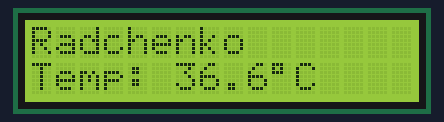
Simulated run of this sketch. Board: Arduino Uno, built with avr-gcc and run on an emulated ATmega328P. Parts: 16×2 character LCD.

Above: at 0.1 s.
At 4.2 s:
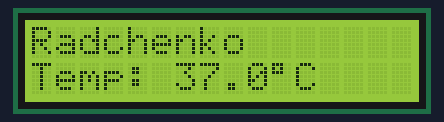
At 9.2 s:
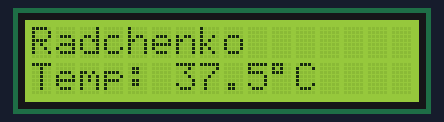
At 19.3 s:
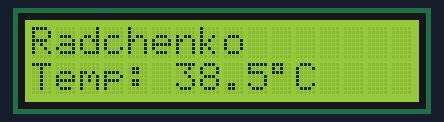
At 28.4 s:
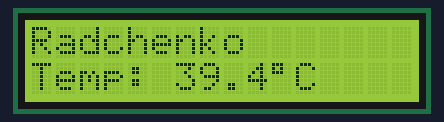
At 38.4 s:
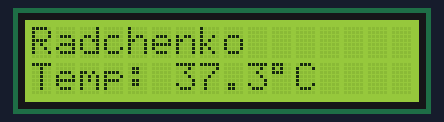

The sketch:

task7.ino
```cpp
#include <Wire.h>
#include <LiquidCrystal_I2C.h>

LiquidCrystal_I2C lcd(0x27, 16, 2);

void setup() {
  lcd.init();          // инициализация LCD
  lcd.backlight();     // включить подсветку
  lcd.clear();

  // верхняя строка — фамилия
  lcd.setCursor(0, 0);
  lcd.print("Radchenko");

  // нижняя строка — подпись Temp и стартовое значение
  lcd.setCursor(0, 1);
  lcd.print("Temp: ");
}

void loop() {
  // имитация изменения температуры
  static float temp = 36.5;
  temp += 0.1;
  if (temp > 39.5) temp = 36.5;

  // обновляем значение после "Temp: "
  lcd.setCursor(6, 1);      // после пробела
  lcd.print(temp, 1);       // 1 знак после запятой
  lcd.print((char)223);     // символ ° (градус)
  lcd.print('C');
  lcd.print(' ');           // затираем возможные хвосты

  delay(1000);
}
```

Measured:
- what the display in image 1 shows lasts 1.0 s, from 4.1 s to 5.1 s
